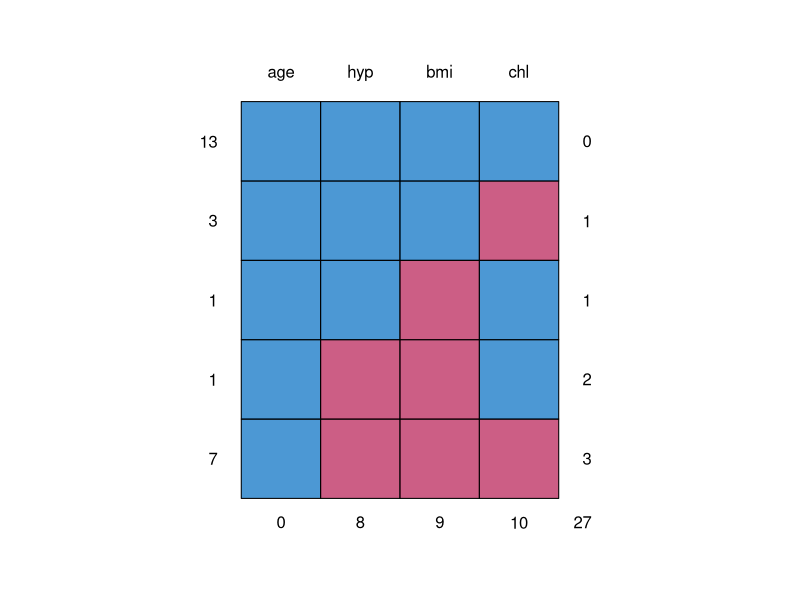
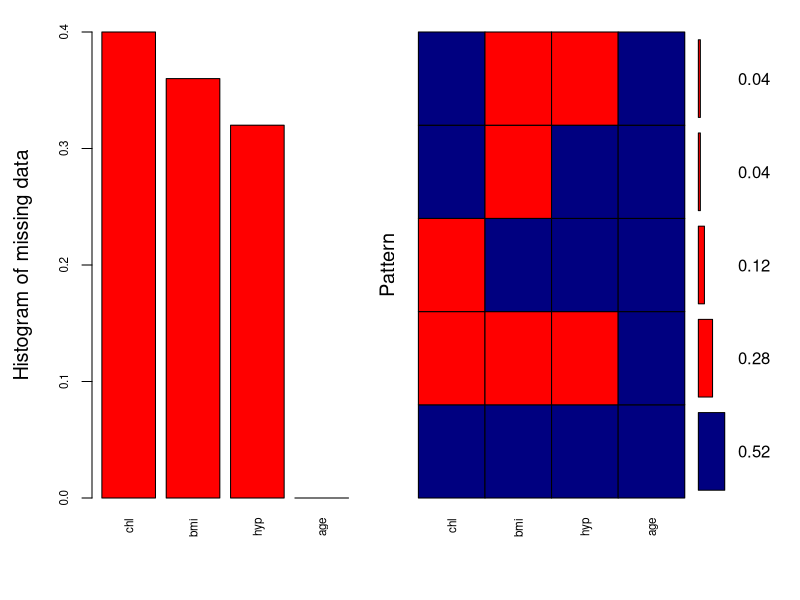
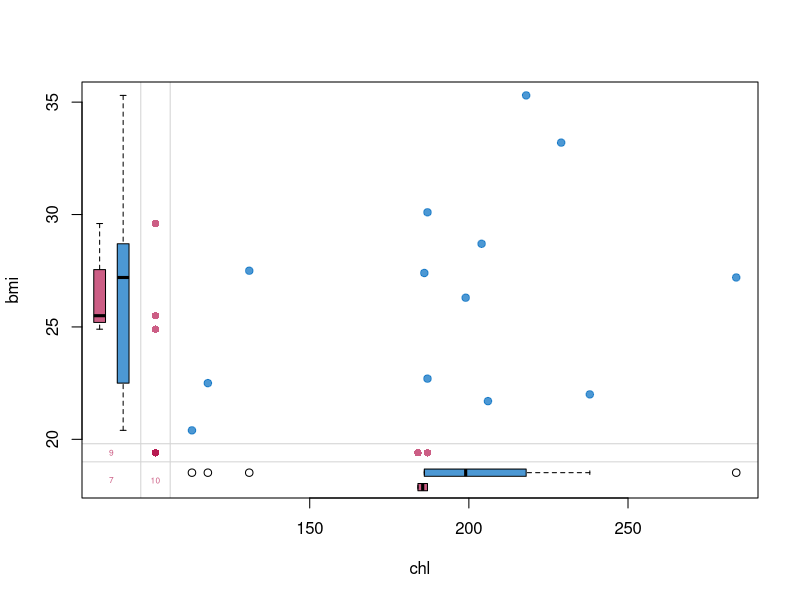
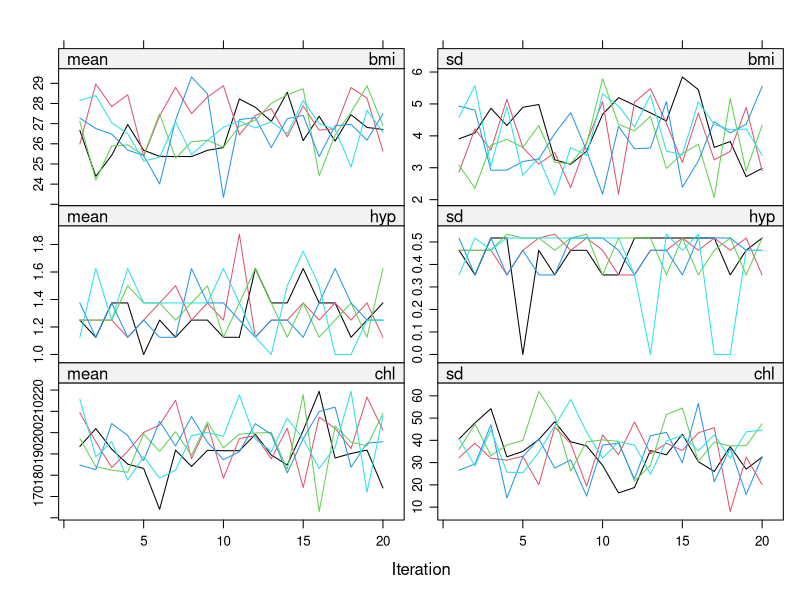
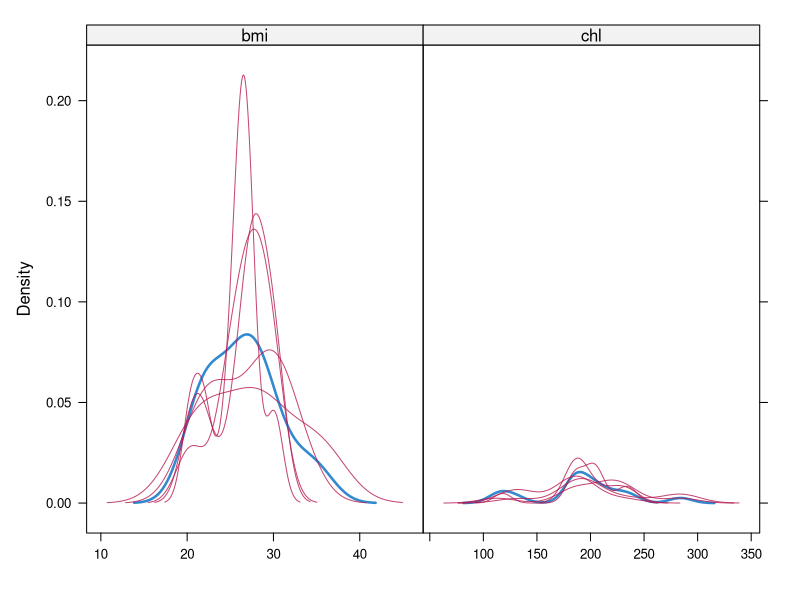
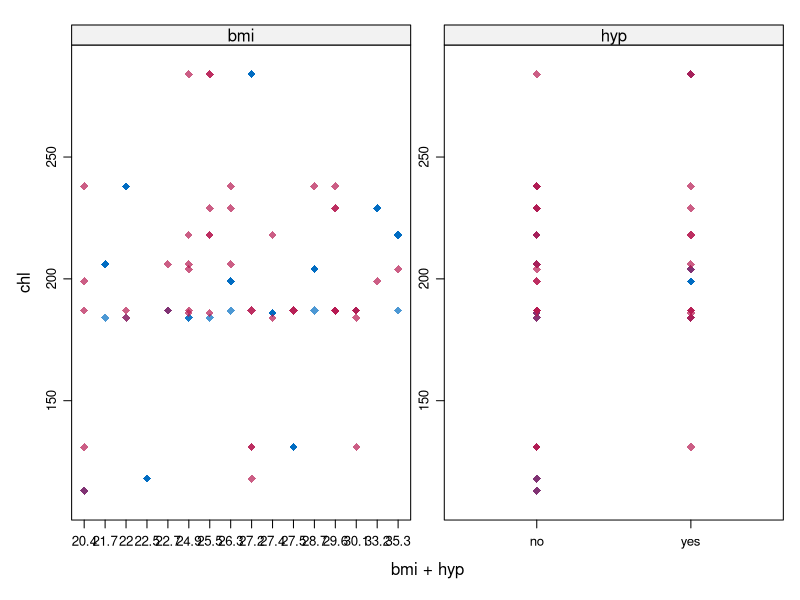
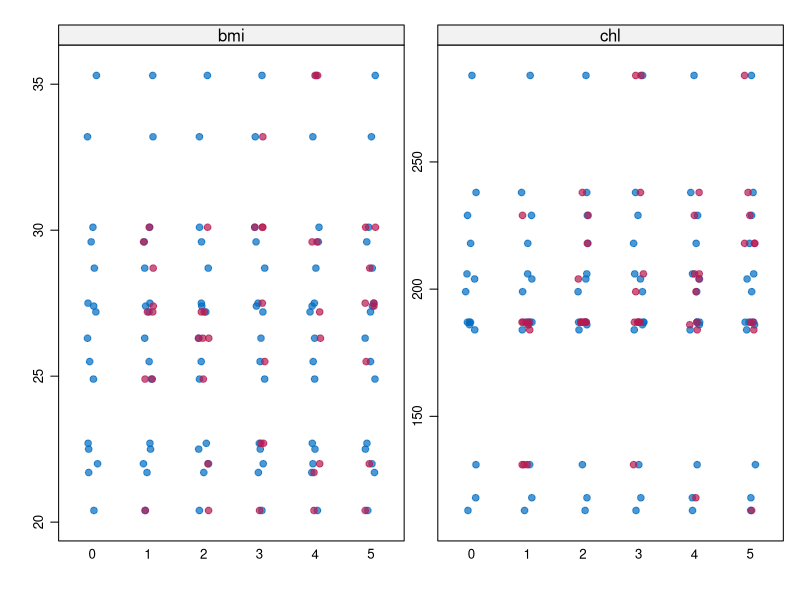

Generate these figures, in order, with R:
library(mice)
library(VIM)
library(lattice)


data("nhanes2")
str(nhanes2)
View(nhanes2)
####################################################################################
# Research question: are age, bmi and hypertension associated with cholesterol levels?
# we will use a multiple linear regression model to examine this
# using data from the NHANES survey

####################################################################################
# Explore the missing data
####################################################################################

md.pattern(nhanes2)
# 0 means missing data and 1 means complete - e.g. 10 rows with missing chl and 13 with complete data

aggr(nhanes2, col=c('navyblue','red'), numbers=TRUE, sortVars=TRUE,
     labels=names(data), cex.axis=.7, gap=3, ylab=c("Histogram of missing data","Pattern"))
# same information, but graphically

marginplot(nhanes2[, c("chl", "bmi")], col = mdc(1:2), cex = 1.0,
           cex.lab = 1.0, cex.numbers = 0.5, pch = 19)
# under MCAR distributions of red and blue should be identical

####################################################################################
# Imputation process
####################################################################################

# The missing values for each variable are imputed (filled-in) by sampling from
# a multivariate distribution of pre-selected variables (usually as many variables as possible).

# The sampling for each imputed value is conditional on the other values in that observation.
# For example, if height was missing but we knew the patient's gender,
# the imputed value would be typically higher if the patient was male than if the patient was female.
# (assuming that in our dataset men were typically taller than women)

# When there are >1 missing variables to impute, we use 'chained equations'. The chain moves from one variable to the next,
# imputing values in each variables conditional on all available (imputed or already non-missing) values.
# We iterate through a few times before settling on an imputed value to make sure the value is not biased by the starting values,
# which will have initially have been based on only non-missing and non-imputed values

# This is best described as an 'educated random guess'.
# We make this guess multiple times by repeating the process in many datasets. This gives an idea of how much variability there is in the guess.
# This variability contributes to the overall certainty we have in our eventual analysis model


### Created imputed datasets #################

imp <- mice(nhanes2, maxit = 20, m=5, seed = 262642)
# imp is a 'mids' object. stands for Multiple Imputation Data Set.
# It contains m multiply imputed datasets
# 'maxit' is the number of iterations to go through before selecting an imputed value
# 'm' is the total number of imputed datasets
# there are other, unused arguments that allow you to select the imputation method, which variables should be used to impute each missing variable, etc etc


View(nhanes2)
View(complete(imp, action=1))
View(complete(imp, action=2))


### Diagnostic checks #################

summary(imp)
plot(imp)
# want to check that there's no detectable trends, and that there is some random sampling variation

densityplot(imp, scales = list(x = list(relation = "free")), layout = c(2, 1))
# want to check that the red lines are roughly the same as the blue line

xyplot(imp, chl ~ bmi + hyp, pch=18, cex=1, scales="free")
# want to check that the distribution of red dots is similar to the blue dots


stripplot(imp, pch = 20, cex = 1.2)
# same



### Run Analysis in each imputed dataset and pool results #################

fit <- with(imp, lm(chl ~ age + bmi + hyp))
# fit is a 'mira' object. stands for Multiple Imputation Repeated Analyses
# It contains the linear models (lm) fitted on each imputed dataset


# pool all models together using Rubin's rules #############

# Rubin's rules average the parameter estimates across models,
# take into account the additional imputation uncertainty when estimating parameter standard errors

summary(pool(fit))
# linear regression model interpreted in the usual way


summary(getfit(fit, i = 1))
